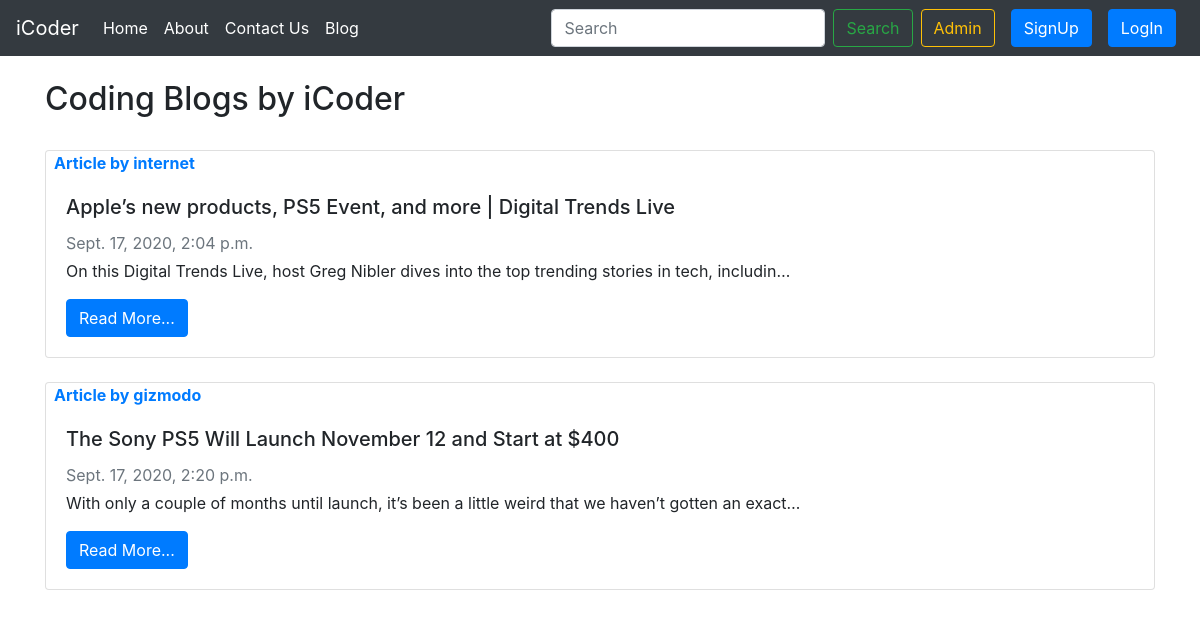
Page /blog on the committed database.
### blog/models.py (models this page shows, shortened)
class Post(models.Model):
    sno = models.AutoField(primary_key=True)
    title = models.CharField(max_length=100)
    author = models.CharField(max_length=30)
    content = models.TextField()
    slug = models.CharField(max_length=130)
    timeStamp = models.DateTimeField(blank=True)

### blog/views.py (the view)
# urls.py: path('', views.bloghome, name='bloghome'),
def bloghome(request):
    allpost = Post.objects.all()
    context = {'allposts': allpost}
    return render(request, 'blog/bloghome.html', context)

### templates/blog/bloghome.html (shortened to what this page needs)
{% extends 'base.html' %}
{% block body %}
<div class="container my-4">
    <h2>Coding Blogs by iCoder</h2><br>
    {% for post in allposts %}
    <div class="card">
        <strong class="d-inline-block text-primary px-2">Article by {{ post.author }}</strong>
        <div class="card-body">
          <h5 class="card-title">{{ post.title }}</h5>
          <div class="mb-1 text-muted">{{ post.timeStamp }}</div>
          <p class="card-text">{{ post.content| truncatechars:100 }}</p>
          <a href="/blog/{{ post.slug }}" class="btn btn-primary">Read More...</a>
        </div>
      </div><br>
      {% endfor %}
</div>
{% endblock body %}

### rows in the picture
Post: author "internet", title "Apple’s new products, PS5 Event, and more | Digital Trends Live", timeStamp "Sept. 17, 2020, 2:04 p.m.", content "On this Digital Trends Live, host Greg Nibler dives into the top trending stories in tech, includin…"
Post: author "gizmodo", title "The Sony PS5 Will Launch November 12 and Start at $400", timeStamp "Sept. 17, 2020, 2:20 p.m.", content "With only a couple of months until launch, it’s been a little weird that we haven’t gotten an exact…"
